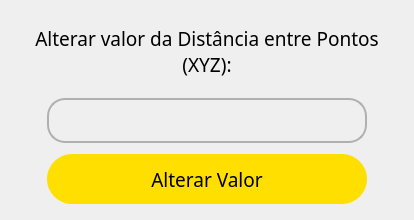
<?xml version="1.0" encoding="UTF-8"?>
<ui version="4.0">
 <class>Dialog2</class>
 <widget class="QDialog" name="Dialog2">
  <property name="geometry">
   <rect>
    <x>0</x>
    <y>0</y>
    <width>414</width>
    <height>220</height>
   </rect>
  </property>
  <property name="minimumSize">
   <size>
    <width>414</width>
    <height>220</height>
   </size>
  </property>
  <property name="maximumSize">
   <size>
    <width>414</width>
    <height>220</height>
   </size>
  </property>
  <property name="windowTitle">
   <string>Alterar valor</string>
  </property>
  <property name="styleSheet">
   <string notr="true">* {margin:0; padding:0; border: 0}

QDialog{background-color:#efefef}

QPushButton{
	background-color: #ffdf00;
	border: 0;
border-radius:25; padding:0; margin:0
}
QPushButton::disabled{background-color:#cbcbcb}
QPushButton:hover{ background-color: #f1d100}
QPushButton:pressed{background-color:#dfc200 }

QLineEdit{
background-color: transparent;
border: 2px solid #b0b0b0;
padding: 5 15;
border-radius: 18
}</string>
  </property>
  <layout class="QVBoxLayout" name="verticalLayout">
   <item>
    <widget class="QLabel" name="description_text">
     <property name="sizePolicy">
      <sizepolicy hsizetype="Minimum" vsizetype="Minimum">
       <horstretch>0</horstretch>
       <verstretch>0</verstretch>
      </sizepolicy>
     </property>
     <property name="minimumSize">
      <size>
       <width>0</width>
       <height>25</height>
      </size>
     </property>
     <property name="maximumSize">
      <size>
       <width>16777215</width>
       <height>75</height>
      </size>
     </property>
     <property name="font">
      <font>
       <family>Equinox Bold</family>
       <pointsize>14</pointsize>
      </font>
     </property>
     <property name="text">
      <string>Alterar valor da Distância entre Pontos (XYZ):</string>
     </property>
     <property name="alignment">
      <set>Qt::AlignCenter</set>
     </property>
     <property name="wordWrap">
      <bool>true</bool>
     </property>
    </widget>
   </item>
   <item>
    <widget class="QFrame" name="frame">
     <property name="minimumSize">
      <size>
       <width>0</width>
       <height>46</height>
      </size>
     </property>
     <property name="maximumSize">
      <size>
       <width>10000</width>
       <height>46</height>
      </size>
     </property>
     <property name="frameShape">
      <enum>QFrame::StyledPanel</enum>
     </property>
     <property name="frameShadow">
      <enum>QFrame::Raised</enum>
     </property>
     <layout class="QHBoxLayout" name="horizontalLayout">
      <property name="spacing">
       <number>0</number>
      </property>
      <property name="leftMargin">
       <number>0</number>
      </property>
      <property name="topMargin">
       <number>0</number>
      </property>
      <property name="rightMargin">
       <number>0</number>
      </property>
      <property name="bottomMargin">
       <number>0</number>
      </property>
      <item>
       <widget class="QLineEdit" name="new_value">
        <property name="minimumSize">
         <size>
          <width>320</width>
          <height>45</height>
         </size>
        </property>
        <property name="maximumSize">
         <size>
          <width>320</width>
          <height>45</height>
         </size>
        </property>
        <property name="font">
         <font>
          <family>Equinox Bold</family>
          <pointsize>14</pointsize>
         </font>
        </property>
        <property name="text">
         <string/>
        </property>
       </widget>
      </item>
     </layout>
    </widget>
   </item>
   <item>
    <widget class="QFrame" name="frame_2">
     <property name="minimumSize">
      <size>
       <width>0</width>
       <height>52</height>
      </size>
     </property>
     <property name="maximumSize">
      <size>
       <width>16777215</width>
       <height>52</height>
      </size>
     </property>
     <property name="frameShape">
      <enum>QFrame::StyledPanel</enum>
     </property>
     <property name="frameShadow">
      <enum>QFrame::Raised</enum>
     </property>
     <layout class="QHBoxLayout" name="horizontalLayout_2">
      <property name="spacing">
       <number>0</number>
      </property>
      <property name="leftMargin">
       <number>0</number>
      </property>
      <property name="topMargin">
       <number>0</number>
      </property>
      <property name="rightMargin">
       <number>0</number>
      </property>
      <property name="bottomMargin">
       <number>0</number>
      </property>
      <item>
       <widget class="QPushButton" name="btn_alt_val">
        <property name="minimumSize">
         <size>
          <width>320</width>
          <height>50</height>
         </size>
        </property>
        <property name="maximumSize">
         <size>
          <width>320</width>
          <height>50</height>
         </size>
        </property>
        <property name="font">
         <font>
          <family>Equinox Bold</family>
          <pointsize>14</pointsize>
         </font>
        </property>
        <property name="cursor">
         <cursorShape>PointingHandCursor</cursorShape>
        </property>
        <property name="styleSheet">
         <string notr="true"/>
        </property>
        <property name="text">
         <string>Alterar Valor</string>
        </property>
        <property name="autoDefault">
         <bool>false</bool>
        </property>
        <property name="default">
         <bool>true</bool>
        </property>
       </widget>
      </item>
     </layout>
    </widget>
   </item>
  </layout>
 </widget>
 <resources/>
 <connections/>
</ui>
